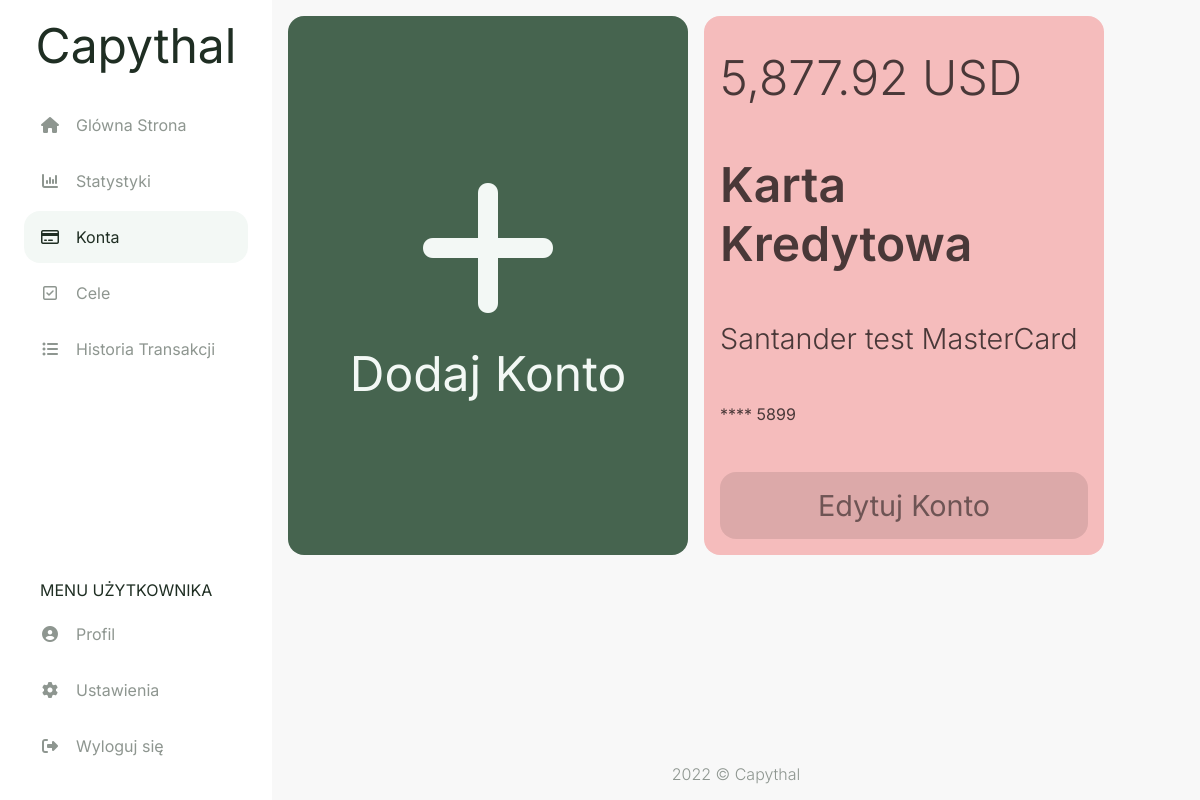
Page /accounts (signed in) on the earlier database version.
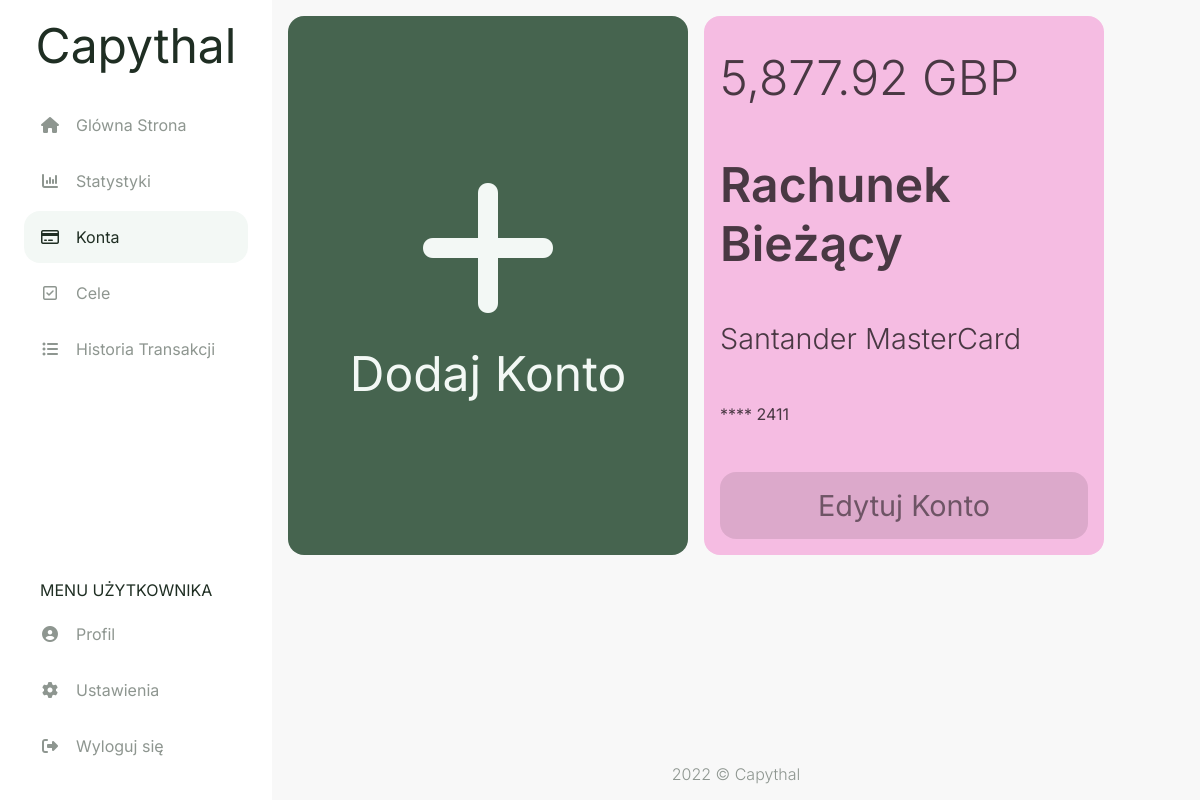
Same page on the later database version.
### capythal/models.py (models this page shows, shortened)
class account(db.Model):
    id = db.Column(db.Integer, primary_key=True)
    user_id = db.Column(db.Integer, db.ForeignKey('user.id'), nullable=False)
    currency_id = db.Column(db.Integer, db.ForeignKey('currency.id'), nullable=False)
    card_id = db.Column(db.Integer, db.ForeignKey('card.id'))
    acc_type_id = db.Column(db.Integer, db.ForeignKey('acc_type.id'), nullable=False)
    style_id = db.Column(db.Integer, db.ForeignKey('style.id'), nullable=False)
    card_number = db.Column(db.String(4))
    fin_inst = db.Column(db.String(20))
    transaction = db.relationship("transaction", backref="account", lazy=True)
    settings = db.relationship("settings", back_populates="account", uselist=False)
    goal = db.relationship("goal", backref="account", lazy=True)

class currency(db.Model):
    id = db.Column(db.Integer, primary_key=True)
    name = db.Column(db.String(20), nullable=False)
    account = db.relationship("account", backref="currency", lazy=True)
    settings = db.relationship("settings", backref="currency", lazy=True)

class acc_type(db.Model):
    id = db.Column(db.Integer, primary_key=True)
    name = db.Column(db.String(20), nullable=False)
    account = db.relationship("account", backref="acc_type", lazy=True)

class card(db.Model):
    id = db.Column(db.Integer, primary_key=True)
    name = db.Column(db.String(20), nullable=False)
    account = db.relationship("account", backref="card", lazy=True)

### capythal/routes.py (the view, shortened to what this page needs)
@app.route('/accounts', methods=['GET', 'POST'])
@login_required
def accounts():
    form_add = addAccForm()
    form_edit = editAccForm()
    accounts = db.session.query(account,currency,card,acc_type,style).join(currency).join(card).join(acc_type).join(style).filter(account.user_id == current_user.id)
    if form_edit.deleteAcc.data and form_edit.validate():
        db.session.execute(
            delete(account)
            .where((account.id == form_edit.account_id.data) & (account.user_id == current_user.id)))
        db.session.commit()
        return redirect(url_for('accounts'))
    return render_template("accounts.html", accounts = accounts, form_add = form_add, form_edit = form_edit)

### capythal/models.py (called while the page is built)
@login_manager.user_loader
def load_user(user_id):
    return user.query.get(int(user_id))

### capythal/templates/accounts.html (shortened to what this page needs)
{% extends "layout.html" %}
{% set active_page = "accounts" %}
{% block head %}
  {{ super() }}
  <link rel="stylesheet" href="{{ url_for('static', filename='css/accounts.css') }}">
  <link rel="stylesheet" href="{{ url_for('static', filename='css/modals/account-modal.css') }}">
{% endblock %}
{% block content %}
<div class="accounts-flexbox">
  <a onclick="addAccBtnClick()" class="account-add bg-main-btn fc-main-btn">
    <span class="account-plus-sign fa fa-plus"></span>
    <span class="fs-1">Dodaj Konto</span>
  </a>
  {% for account,currency,card,acc_type,style in accounts %}
    <div class="account-info style-{{ style.name }}">
      <span class="fs-1 fw-light">5,877.92 {{ currency.name }}</span>
      <span class="fs-1 fw-semibold">{{ acc_type.name }}</span>
      <span class="fs-2 fw-light">
        {% if account.fin_inst %}{{ account.fin_inst }}{% endif %} {% if card.name %}{{ card.name }}{% endif %}
      </span>
      {% if account.card_number %}
      <span class="fs-4">**** {{ account.card_number }}</span>
      {% endif %}
      <a href="#modal{{ account.id }}" class="account-edit" value=1>
        <span class="fs-2">Edytuj Konto</span>
      </a>
    </div>
  {% endfor %}
</div>
{% endblock %}

### capythal/templates/layout.html (shortened to what this page needs)
<!doctype html>
<html lang="pl">
  <head>
    {% block head %}
    <link rel="stylesheet" href="{{ url_for('static', filename='css/style.css') }}">
    {% endblock %}
  </head>
  <body>
    <aside id="navbar" class="navbar">
      <a class="logo fs-1" href="{{ url_for('home') }}">Capythal</a>
      <ul class="navbar-list-top">
        <li class="menu-button {{ 'active' if active_page == 'home' else '' }}">
          <a href="{{ url_for('home') }}" class="menu-button-link">
            <span class="fa fa-fw fa-home my-auto"></span>
            <span class="ml-1 fs-4">Glówna Strona</span>
          </a>
        </li>
        <li class="menu-button {{ 'active' if active_page == 'stats' else '' }}">
          <a href="{{ url_for('stats') }}" class="menu-button-link">
            <span class="fa fa-fw fa-bar-chart my-auto"></span>
            <span class="ml-1 fs-4">Statystyki</span>
          </a>
        </li>
        <li class="menu-button {{ 'active' if active_page == 'accounts' else '' }}">
          <a href="{{ url_for('accounts') }}" class="menu-button-link">
            <span class="fa fa-fw fa-credit-card my-auto"></span>
            <span class="ml-1 fs-4">Konta</span>
          </a>
        </li>
        <li class="menu-button {{ 'active' if active_page == 'goals' else '' }}">
          <a href="{{ url_for('goals') }}" class="menu-button-link">
            <span class="fa fa-fw fa-check-square-o my-auto"></span>
            <span class="ml-1 fs-4">Cele</span>
          </a>
        </li>
        <li class="menu-button {{ 'active' if active_page == 'history' else '' }}">
          <a href="{{ url_for('history') }}" class="menu-button-link">
            <span class="fa fa-fw fa-list-ul my-auto"></span>
            <span class="ml-1 fs-4">Historia Transakcji</span>
          </a>
        </li>
      </ul>
      <ul class="navbar-list-bottom">
        <li class="nav-item">
          <span class="ml-1 fs-4">MENU UŻYTKOWNIKA</span>
        </li>
        <li class="menu-button">
          <a href="{{ url_for('userpage') }}" class="menu-button-link">
            <span class="fa fa-fw fa-user-circle my-auto"></span>
            <span class="ml-1 fs-4">Profil</span>
          </a>
        </li>
        <li class="menu-button">
          <a href="" class="menu-button-link">
            <span class="fa fa-fw fa-cog my-auto"></span>
            <span class="ml-1 fs-4">Ustawienia</span>
          </a>
        </li>
        <li class="menu-button">
          <a href="{{ url_for('logout') }}" class="menu-button-link">
            <span class="fa fa-fw fa-sign-out my-auto"></span>
            <span class="ml-1 fs-4">Wyloguj się</span>
          </a>
        </li>
      </ul>
    </aside>
    <main class="main-content">
      {%block content%}
      {%endblock%}
    </main>
    <footer class="fc-secondary fw-light">
      2022 © Capythal
    </footer>
  </body>
</html>

### capythal/static/css/style.css (style rules this page uses)
html, body { padding: 0; margin: 0; }
html { height: 100%; font-family: 'Inter', sans-serif; width: 100%; }
body { background-color: #F8F8F8; color: #1F2E23; min-height: 100vh; display: flex; flex-direction: column; }
* { box-sizing: border-box; }
aside { background-color: #FFFFFF; }
a { color: #1F2E23; cursor: pointer; text-decoration: none; }
.bg-main-btn { background-color: #46644F; }
.style-pink { color: hsl(320, 18%, 33%); background-color: hsl(320, 75%, 85%); }
.fc-secondary { color: #8E9690; }
.fc-main-btn { color: #F3F8F5; }
.fw-light { font-weight: 300 !important; }
.fw-semibold { font-weight: 600 !important; }
.ml-1 { margin-left: 1rem !important; }
.my-auto { margin: auto 0; }
.navbar { transition: all 0.4s ease-in-out; }
.main-content { height: 100%; }
.navbar { display: flex; flex-direction: column; position: fixed; top: 0; bottom: 0; width: 0; opacity: 0; height: 100%; max-width: 75%; overflow-y: auto; z-index: 101; }
.logo { display: none; margin: 1rem auto 0; }
.navbar-list-top, .navbar-list-bottom { width: 100%; padding: 1.5rem; list-style: none }
.navbar-list-top { margin-top: 0; margin-bottom: auto; }
.navbar-list-bottom { margin-bottom: 0; }
.nav-item { margin: 0.5rem 0; }
.active { border-radius: 1rem; background-color: #F3F8F5; }
.active a { color: #1F2E23 !important; }
.menu-button a { margin-bottom: 0.25rem; color: #8E9690; }
.menu-button-link { display: flex; padding: 1rem; }
footer { margin-top: auto; display: flex; margin-bottom: 1rem; justify-content: center; }
.fs-1 { font-size: 2rem; }
.fs-2 { font-size: 1.5rem; }
.fs-4 { font-size: 0.8rem; }
@media (min-width: 500px) { .fs-1 { font-size: 3rem; } }
@media (min-width: 500px) { .fs-2 { font-size: 2rem; } }
@media (min-width: 500px) { .fs-4 { font-size: 1.2rem ; } }
@media (min-width: 800px) { .navbar { width: 100%; opacity: 1; max-width: 17rem; } }
@media (min-width: 800px) { footer { margin-left: 17rem; } }
@media (min-width: 800px) { .add-tr, .logo { display: block; } }
@media (min-width: 800px) { .main-content { margin-left: 17rem; } }
@media (min-width: 800px) { .fs-1 { font-size: 3rem; } }
@media (min-width: 800px) { .fs-2 { font-size: 1.8rem; } }
@media (min-width: 800px) { .fs-4 { font-size: 1rem; } }

### capythal/static/css/accounts.css (style rules this page uses)
.accounts-flexbox { padding: 1rem; display: flex; gap: 1rem; flex-wrap: wrap; }
.account-add, .account-info { flex: 1 0 100%; border-radius: 1rem; display: flex; flex-direction: column; }
.account-add { padding: 3.5rem; justify-content: center; align-items: center; gap: 1rem; }
.account-plus-sign { font-size: 10rem; }
.account-info { padding: 2rem 1rem 1rem; justify-content: space-between; gap: 3rem; color: rgba(0, 0, 0, 0.7); word-wrap: break-word; }
.account-edit { padding: 1rem; border-radius: 1rem; color: rgba(0, 0, 0, 0.5); background-color: rgba(0, 0, 0, 0.1); }
.account-edit > span { display: flex; justify-content: center; }
@media (min-width: 1100px) { .account-add, .account-info { max-width: 25rem; } }

Differences in the rows shown:
removed account: name "USD", name "Karta Kredytowa", fin_inst "Santander test", name "MasterCard", card_number "5899"
added account: name "GBP", name "Rachunek Bieżący", fin_inst "Santander", name "MasterCard", card_number "2411"
